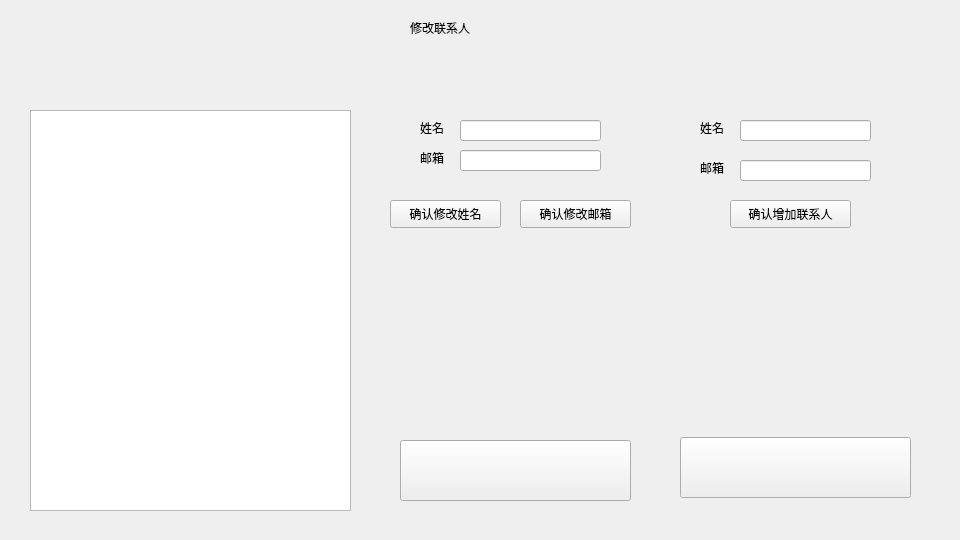
<?xml version="1.0" encoding="UTF-8"?>
<ui version="4.0">
 <class>Address_Book_Window</class>
 <widget class="QWidget" name="Address_Book_Window">
  <property name="geometry">
   <rect>
    <x>0</x>
    <y>0</y>
    <width>960</width>
    <height>540</height>
   </rect>
  </property>
  <property name="windowTitle">
   <string>Form</string>
  </property>
  <widget class="QListWidget" name="listWidget_Address">
   <property name="geometry">
    <rect>
     <x>30</x>
     <y>110</y>
     <width>321</width>
     <height>401</height>
    </rect>
   </property>
  </widget>
  <widget class="QLineEdit" name="Edit_name_motify">
   <property name="geometry">
    <rect>
     <x>460</x>
     <y>120</y>
     <width>141</width>
     <height>21</height>
    </rect>
   </property>
  </widget>
  <widget class="QLineEdit" name="Edit_email_motify">
   <property name="geometry">
    <rect>
     <x>460</x>
     <y>150</y>
     <width>141</width>
     <height>21</height>
    </rect>
   </property>
  </widget>
  <widget class="QLineEdit" name="Edit_name_add">
   <property name="geometry">
    <rect>
     <x>740</x>
     <y>120</y>
     <width>131</width>
     <height>21</height>
    </rect>
   </property>
  </widget>
  <widget class="QLineEdit" name="Edit_email_add">
   <property name="geometry">
    <rect>
     <x>740</x>
     <y>160</y>
     <width>131</width>
     <height>21</height>
    </rect>
   </property>
  </widget>
  <widget class="QPushButton" name="Btn_name_motify">
   <property name="geometry">
    <rect>
     <x>390</x>
     <y>200</y>
     <width>111</width>
     <height>28</height>
    </rect>
   </property>
   <property name="text">
    <string>确认修改姓名</string>
   </property>
  </widget>
  <widget class="QPushButton" name="Btn_email_motify">
   <property name="geometry">
    <rect>
     <x>520</x>
     <y>200</y>
     <width>111</width>
     <height>28</height>
    </rect>
   </property>
   <property name="text">
    <string>确认修改邮箱</string>
   </property>
  </widget>
  <widget class="QPushButton" name="Btn_add">
   <property name="geometry">
    <rect>
     <x>730</x>
     <y>200</y>
     <width>121</width>
     <height>28</height>
    </rect>
   </property>
   <property name="text">
    <string>确认增加联系人</string>
   </property>
  </widget>
  <widget class="QLabel" name="label_2">
   <property name="geometry">
    <rect>
     <x>410</x>
     <y>20</y>
     <width>81</width>
     <height>16</height>
    </rect>
   </property>
   <property name="text">
    <string>修改联系人</string>
   </property>
  </widget>
  <widget class="QLabel" name="label_4">
   <property name="geometry">
    <rect>
     <x>420</x>
     <y>120</y>
     <width>41</width>
     <height>16</height>
    </rect>
   </property>
   <property name="text">
    <string>姓名</string>
   </property>
  </widget>
  <widget class="QLabel" name="label_5">
   <property name="geometry">
    <rect>
     <x>420</x>
     <y>150</y>
     <width>41</width>
     <height>16</height>
    </rect>
   </property>
   <property name="text">
    <string>邮箱</string>
   </property>
  </widget>
  <widget class="QLabel" name="label_6">
   <property name="geometry">
    <rect>
     <x>700</x>
     <y>120</y>
     <width>41</width>
     <height>16</height>
    </rect>
   </property>
   <property name="text">
    <string>姓名</string>
   </property>
  </widget>
  <widget class="QLabel" name="label_7">
   <property name="geometry">
    <rect>
     <x>700</x>
     <y>160</y>
     <width>41</width>
     <height>16</height>
    </rect>
   </property>
   <property name="text">
    <string>邮箱</string>
   </property>
  </widget>
  <widget class="QPushButton" name="Btn_Delete">
   <property name="geometry">
    <rect>
     <x>680</x>
     <y>437</y>
     <width>231</width>
     <height>61</height>
    </rect>
   </property>
   <property name="text">
    <string/>
   </property>
  </widget>
  <widget class="QPushButton" name="Btn_Send">
   <property name="geometry">
    <rect>
     <x>400</x>
     <y>440</y>
     <width>231</width>
     <height>61</height>
    </rect>
   </property>
   <property name="autoFillBackground">
    <bool>false</bool>
   </property>
   <property name="text">
    <string/>
   </property>
  </widget>
  <widget class="QLabel" name="label_8">
   <property name="geometry">
    <rect>
     <x>-7</x>
     <y>-9</y>
     <width>971</width>
     <height>551</height>
    </rect>
   </property>
   <property name="text">
    <string/>
   </property>
   <property name="pixmap">
    <pixmap>Background5.png</pixmap>
   </property>
   <property name="scaledContents">
    <bool>true</bool>
   </property>
  </widget>
  <zorder>label_8</zorder>
  <zorder>Btn_Send</zorder>
  <zorder>Btn_Delete</zorder>
  <zorder>listWidget_Address</zorder>
  <zorder>Edit_name_motify</zorder>
  <zorder>Edit_email_motify</zorder>
  <zorder>Edit_name_add</zorder>
  <zorder>Edit_email_add</zorder>
  <zorder>Btn_name_motify</zorder>
  <zorder>Btn_email_motify</zorder>
  <zorder>Btn_add</zorder>
  <zorder>label_2</zorder>
  <zorder>label_4</zorder>
  <zorder>label_5</zorder>
  <zorder>label_6</zorder>
  <zorder>label_7</zorder>
 </widget>
 <resources/>
 <connections/>
</ui>
